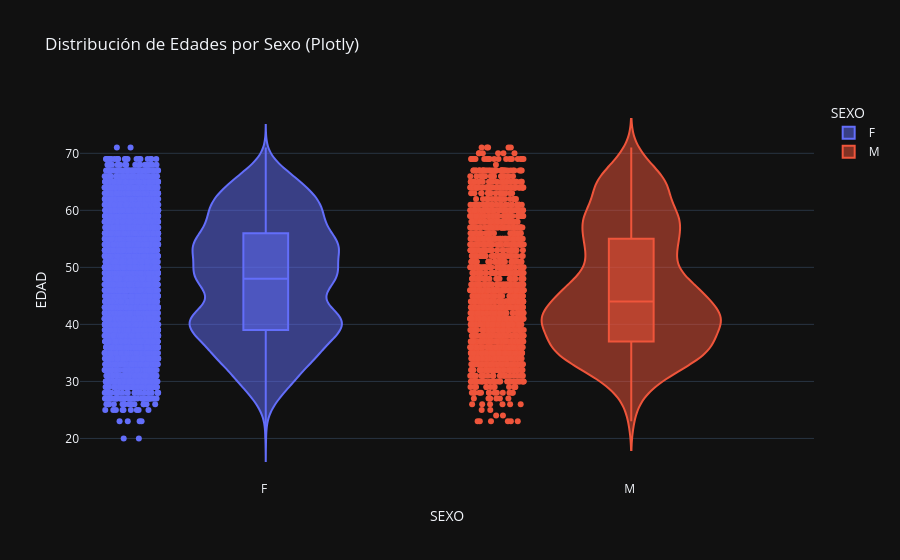

The notebook cell saved with this chart:
### Markdown cell above
## Visualizaciones Avanzadas y Vistosas
Implementación de Plotly, Altair y Bokeh para un análisis más profundo y atractivo.

### Code cell
# 1. Plotly: Distribución Interactiva de Edades por Género
fig = px.violin(datos_total, y='EDAD', x='SEXO', color='SEXO', box=True, points='all', 
                title='Distribución de Edades por Sexo (Plotly)',
                template='plotly_dark')
fig.show()

### Figure 1 — Plotly figure (JSON) as saved in the notebook; plotly's stock layout.template omitted (floating-point values rounded to 4 significant figures; data arrays with more than 128 entries replaced by an {"elided": "..."} marker saying what was removed)
{"data": [{"alignmentgroup": "True", "box": {"visible": true}, "hovertemplate": "SEXO=%{x}<br>EDAD=%{y}<extra></extra>", "legendgroup": "F ", "marker": {"color": "#636efa"}, "name": "F ", "offsetgroup": "F ", "orientation": "v", "points": "all", "scalegroup": "True", "showlegend": true, "type": "violin", "x": {"elided": "5227 str values"}, "x0": " ", "xaxis": "x", "y": {"elided": "5227 float values"}, "y0": " ", "yaxis": "y"}, {"alignmentgroup": "True", "box": {"visible": true}, "hovertemplate": "SEXO=%{x}<br>EDAD=%{y}<extra></extra>", "legendgroup": "M ", "marker": {"color": "#EF553B"}, "name": "M ", "offsetgroup": "M ", "orientation": "v", "points": "all", "scalegroup": "True", "showlegend": true, "type": "violin", "x": {"elided": "1940 str values"}, "x0": " ", "xaxis": "x", "y": {"elided": "1940 float values"}, "y0": " ", "yaxis": "y"}], "layout": {"legend": {"title": {"text": "SEXO"}, "tracegroupgap": 0}, "title": {"text": "Distribución de Edades por Sexo (Plotly)"}, "violinmode": "overlay", "xaxis": {"anchor": "y", "categoryarray": ["F ", "M ", null], "categoryorder": "array", "domain": [0.0, 1.0], "title": {"text": "SEXO"}}, "yaxis": {"anchor": "x", "domain": [0.0, 1.0], "title": {"text": "EDAD"}}}}
